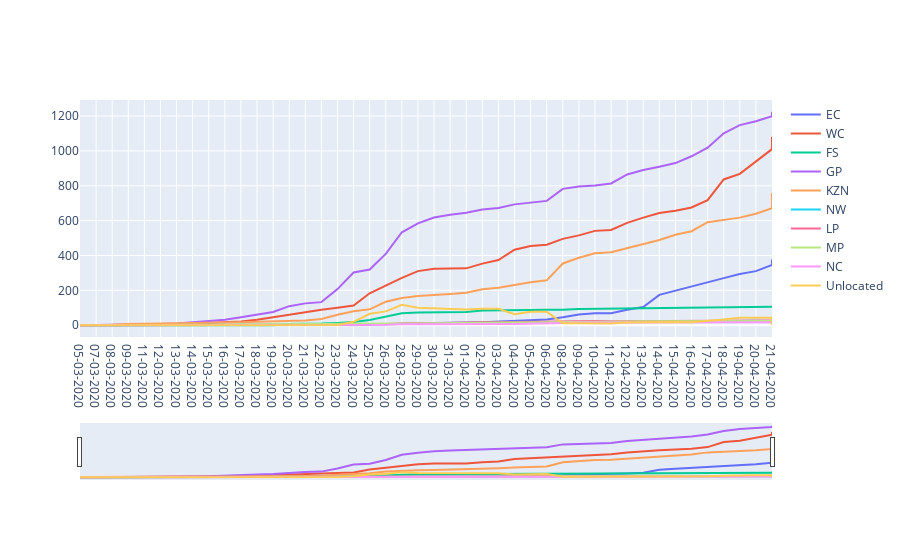

Notebook cell for this chart:
### Code cell
#Commulative cases by province


fig_comm = go.Figure()
fig_comm.add_trace(
    go.Scatter(
        y=df_day['EC'],
        x=df_day.date,
        name= 'EC'
    ))
fig_comm.add_trace(
    go.Scatter(
        y=df_day['WC'],
        x=df_day.date,
        name= 'WC'
    ))
fig_comm.add_trace(
    go.Scatter(
        y=df_day['FS'],
        x=df_day.date,
        name= 'FS'
    ))
fig_comm.add_trace(
    go.Scatter(
        y=df_day['GP'],
        x=df_day.date,
        name= 'GP'
    ))
fig_comm.add_trace(
    go.Scatter(
        y=df_day['KZN'],
        x=df_day.date,
        name= "KZN"
    ))
fig_comm.add_trace(
    go.Scatter(
        y=df_day['NW'],
        x=df_day.date,
        name= 'NW'
    ))
fig_comm.add_trace(
    go.Scatter(
        y=df_day['LP'],
        x=df_day.date,
        name= 'LP'
    ))
fig_comm.add_trace(
    go.Scatter(
        y=df_day['MP'],
        x=df_day.date,
        name= 'MP'
    ))
fig_comm.add_trace(
    go.Scatter(
        y=df_day['NC'],
        x=df_day.date,
        name= 'NC'
    ))
fig_comm.add_trace(
    go.Scatter(
        y=df_day['UNKNOWN'],
        x=df_day.date,
        name='Unlocated'
    ))
# fig_comm.add_trace(
#     go.Scatter(
#         y=df_day['total'],
#         x=df_day.date,
#         name='Total Confirmed in SA'
#     ))

fig_comm.update_layout(hovermode='x',
                       xaxis=dict(
                         rangeslider=dict(
                             visible = True),
       
                       
    ))

fig_comm.show()
